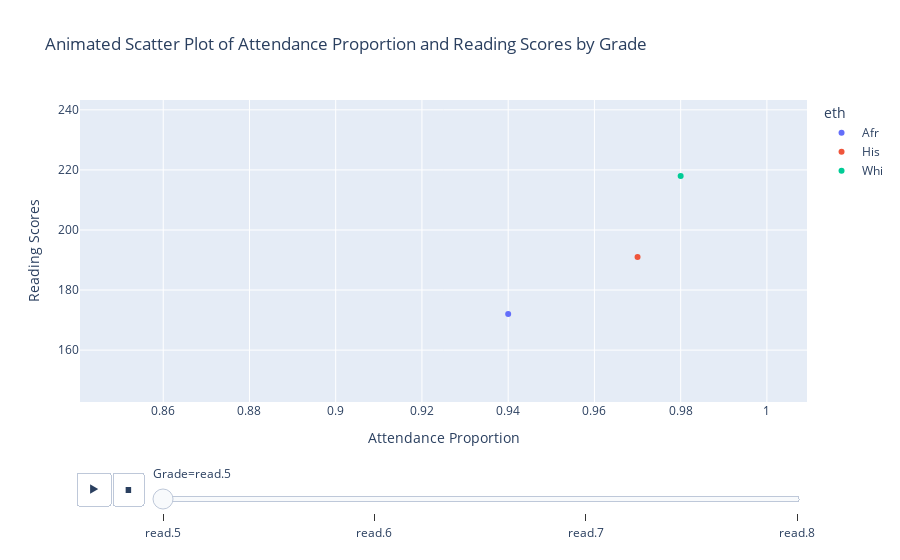

Notebook code cell kept with this figure:
### Markdown cell above
6. **(1 PT)** Use the long-format data created for Question 5 to create an animated scatter plot of attendance proportion (*att*) and reading scores by specifying the grades to be animated.

### Code cell
fig = px.scatter(df_long, x = 'att', y = 'read', animation_frame = 'year', animation_group = 'eth', color = 'eth',title='Animated Scatter Plot of Attendance Proportion and Reading Scores by Grade',labels={'att': 'Attendance Proportion', 'read': 'Reading Scores', 'year': 'Grade'})
fig.show()

### Figure 1 — Plotly figure (JSON) as saved in the notebook; plotly's stock layout.template omitted (floating-point values rounded to 4 significant figures)
{"data": [{"hovertemplate": "eth=Afr<br>Grade=read.5<br>Attendance Proportion=%{x}<br>Reading Scores=%{y}<extra></extra>", "ids": ["Afr", "Afr", "Afr", "Afr", "Afr", "Afr", "Afr", "Afr", "Afr", "Afr", "Afr", "Afr"], "legendgroup": "Afr", "marker": {"color": "#636efa", "symbol": "circle"}, "mode": "markers", "name": "Afr", "orientation": "v", "showlegend": true, "type": "scatter", "x": [0.94, 0.91, 0.97, 0.88, 0.85, 0.9, 0.97, 0.97, 0.96, 0.99, 0.95, 0.96], "xaxis": "x", "y": [172, 200, 191, 200, 207, 191, 199, 149, 200, 199, 204, 219], "yaxis": "y"}, {"hovertemplate": "eth=His<br>Grade=read.5<br>Attendance Proportion=%{x}<br>Reading Scores=%{y}<extra></extra>", "ids": ["His"], "legendgroup": "His", "marker": {"color": "#EF553B", "symbol": "circle"}, "mode": "markers", "name": "His", "orientation": "v", "showlegend": true, "type": "scatter", "x": [0.97], "xaxis": "x", "y": [191], "yaxis": "y"}, {"hovertemplate": "eth=Whi<br>Grade=read.5<br>Attendance Proportion=%{x}<br>Reading Scores=%{y}<extra></extra>", "ids": ["Whi", "Whi", "Whi", "Whi", "Whi", "Whi", "Whi", "Whi", "Whi"], "legendgroup": "Whi", "marker": {"color": "#00cc96", "symbol": "circle"}, "mode": "markers", "name": "Whi", "orientation": "v", "showlegend": true, "type": "scatter", "x": [0.98, 0.96, 0.99, 1, 0.97, 0.98, 1, 0.96, 0.98], "xaxis": "x", "y": [218, 228, 228, 218, 228, 201, 218, 215, 237], "yaxis": "y"}], "layout": {"legend": {"title": {"text": "eth"}, "tracegroupgap": 0}, "sliders": [{"active": 0, "currentvalue": {"prefix": "Grade="}, "len": 0.9, "pad": {"b": 10, "t": 60}, "steps": [{"args": [["read.5"], {"frame": {"duration": 0, "redraw": false}, "fromcurrent": true, "mode": "immediate", "transition": {"duration": 0, "easing": "linear"}}], "label": "read.5", "method": "animate"}, {"args": [["read.6"], {"frame": {"duration": 0, "redraw": false}, "fromcurrent": true, "mode": "immediate", "transition": {"duration": 0, "easing": "linear"}}], "label": "read.6", "method": "animate"}, {"args": [["read.7"], {"frame": {"duration": 0, "redraw": false}, "fromcurrent": true, "mode": "immediate", "transition": {"duration": 0, "easing": "linear"}}], "label": "read.7", "method": "animate"}, {"args": [["read.8"], {"frame": {"duration": 0, "redraw": false}, "fromcurrent": true, "mode": "immediate", "transition": {"duration": 0, "easing": "linear"}}], "label": "read.8", "method": "animate"}], "x": 0.1, "xanchor": "left", "y": 0, "yanchor": "top"}], "title": {"text": "Animated Scatter Plot of Attendance Proportion and Reading Scores by Grade"}, "updatemenus": [{"buttons": [{"args": [null, {"frame": {"duration": 500, "redraw": false}, "fromcurrent": true, "mode": "immediate", "transition": {"duration": 500, "easing": "linear"}}], "label": "&#9654;", "method": "animate"}, {"args": [[null], {"frame": {"duration": 0, "redraw": false}, "fromcurrent": true, "mode": "immediate", "transition": {"duration": 0, "easing": "linear"}}], "label": "&#9724;", "method": "animate"}], "direction": "left", "pad": {"r": 10, "t": 70}, "showactive": false, "type": "buttons", "x": 0.1, "xanchor": "right", "y": 0, "yanchor": "top"}], "xaxis": {"anchor": "y", "domain": [0, 1], "title": {"text": "Attendance Proportion"}}, "yaxis": {"anchor": "x", "domain": [0, 1], "title": {"text": "Reading Scores"}}}}
